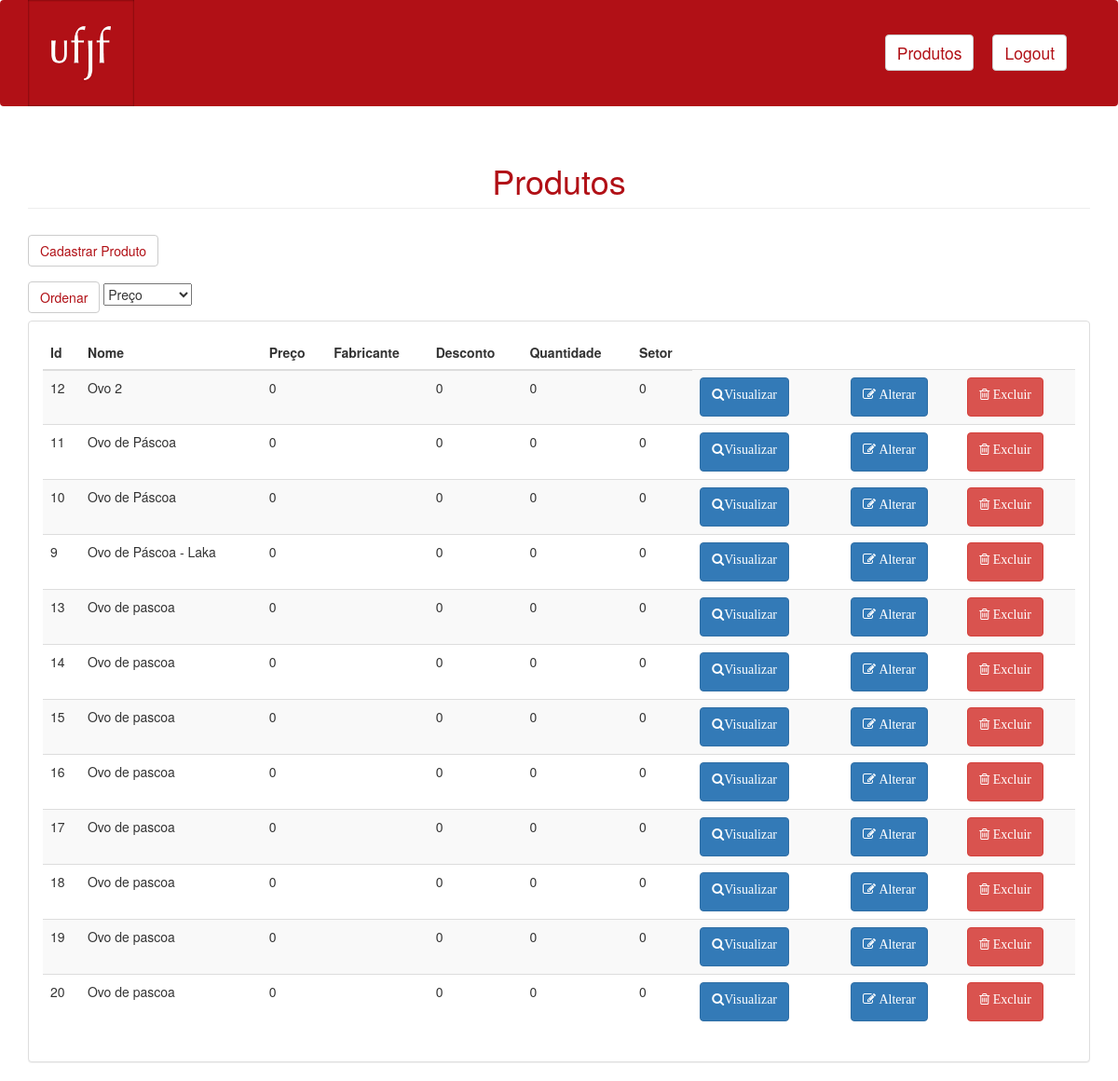
Page /views/produtos/lista-produtos.php (signed in) on the committed database.
### tables this page shows
CREATE TABLE `produtos` (
  `id` int(10) UNSIGNED NOT NULL,
  `nome` varchar(191) NOT NULL,
  `preco` float NOT NULL,
  `fabricante` varchar(195) NOT NULL,
  `desconto` float NOT NULL,
  `quantidade` int(11) NOT NULL,
  `setor_id` int(11) UNSIGNED NOT NULL
);

### controllers/produtos/lista-produtos.php (called while the page is built, shortened)
<?php
function listaProdutos($connect, $sort) {
    $produtos = array();
    $query = "select * from produtos";
    $result = mysqli_query($connect, $query);
    while($produto = mysqli_fetch_assoc($result)) {
        array_push($produtos, $produto);
    }
    return $produtos;
}

### views/produtos/lista-produtos.php (the view, shortened to what this page needs)
<?php include("../UserHeader.php");
include("../../includes/connect.php");
include("../menu.php");
require('../../controllers/produtos/lista-produtos.php');
if (isset($_GET['sort']))
    $sort = " order by " . $_GET['sort'];
else
    $sort = "";
$produtos = listaProdutos($connect, $sort);
?>
<div class="container">
    <h1 style="color:#b11016" class="page-header">Produtos</h1>
    <a href="cadastrar-produto.php">
        <button style="background-color: #fff; color: #b11016" type="button" class="btn btn-default navbar-btn">
            Cadastrar Produto
        </button>
    </a>
    <form method="get" action="lista-produtos.php">
        <a href="lista-produtos.php">
            <button style="background-color: #fff; color: #b11016" type="submit" class="btn btn-default navbar-btn">
                Ordenar
            </button>
        </a>
        <select name="sort">
            <option value="preco">Preço</option>
        </select>
    </form>
    <div class="row">
        <div class="col-md-12">
            <div class="panel panel-default">
                <div class="panel-body">
                    <div class="table-responsive">
                        <table class="table table-striped">
                            <thead>
                            <tr>
                                <th>Id</th>
                                <th>Nome</th>
                                <th>Preço</th>
                                <th>Fabricante</th>
                                <th>Desconto</th>
                                <th>Quantidade</th>
                                <th>Setor</th>
                            </tr>
                            </thead>
                            <tbody>
                            <?php foreach ($produtos as $produto) : ?>
                                <tr>
                                    <td><?= $produto['id'] ?></td>
                                    <td><?= $produto['nome'] ?></td>
                                    <td><?= $produto['preco'] ?></td>
                                    <td><?= $produto['fabricante'] ?></td>
                                    <td><?= $produto['desconto'] ?></td>
                                    <td><?= $produto['quantidade'] ?></td>
                                    <td><?= $produto['setor_id'] ?></td>
                                    <td>
                                        <form action="../produtos/visualizar-produto.php" method="get">
                                            <button class="btn btn-primary"><p class="fa fa-search">Visualizar</p>
                                            </button>
                                        </form>
                                    </td>
                                    <td>
                                    <td>
                                        <form action="../produtos/alterar-produto.php" method="get">
                                            <button class="btn btn-primary"><p class="fa fa-edit"> Alterar</p></button>
                                        </form>
                                    </td>
                                    <td>
                                        <form action="../produtos/excluir-produto.php" method="get">
                                            <button class="btn btn-danger"><p class="fa fa-trash-o"> Excluir</p>
                                            </button>
                                        </form>
                                    </td>
                                </tr>
                            <?php endforeach ?>
                            </tbody>
                        </table>
                    </div>
                </div>
            </div>
        </div>
    </div>
</div>

### css/sb-admin-2.css (style rules this page uses)
body { background-color: #f8f8f8; }

### css/style.css (style rules this page uses)
.page-header { text-align: center; }
body { background-color: #fff; }
.navbar-btn { background-color: #fff; }

### rows in the picture
produtos: id "12", nome "Ovo 2", preco "0", desconto "0", quantidade "0", setor "0"
produtos: id "11", nome "Ovo de Páscoa", preco "0", desconto "0", quantidade "0", setor "0"
produtos: id "10", nome "Ovo de Páscoa", preco "0", desconto "0", quantidade "0", setor "0"
produtos: id "9", nome "Ovo de Páscoa - Laka", preco "0", desconto "0", quantidade "0", setor "0"
produtos: id "13", nome "Ovo de pascoa", preco "0", desconto "0", quantidade "0", setor "0"
produtos: id "14", nome "Ovo de pascoa", preco "0", desconto "0", quantidade "0", setor "0"
produtos: id "15", nome "Ovo de pascoa", preco "0", desconto "0", quantidade "0", setor "0"
produtos: id "16", nome "Ovo de pascoa", preco "0", desconto "0", quantidade "0", setor "0"
produtos: id "17", nome "Ovo de pascoa", preco "0", desconto "0", quantidade "0", setor "0"
produtos: id "18", nome "Ovo de pascoa", preco "0", desconto "0", quantidade "0", setor "0"
produtos: id "19", nome "Ovo de pascoa", preco "0", desconto "0", quantidade "0", setor "0"
produtos: id "20", nome "Ovo de pascoa", preco "0", desconto "0", quantidade "0", setor "0"
